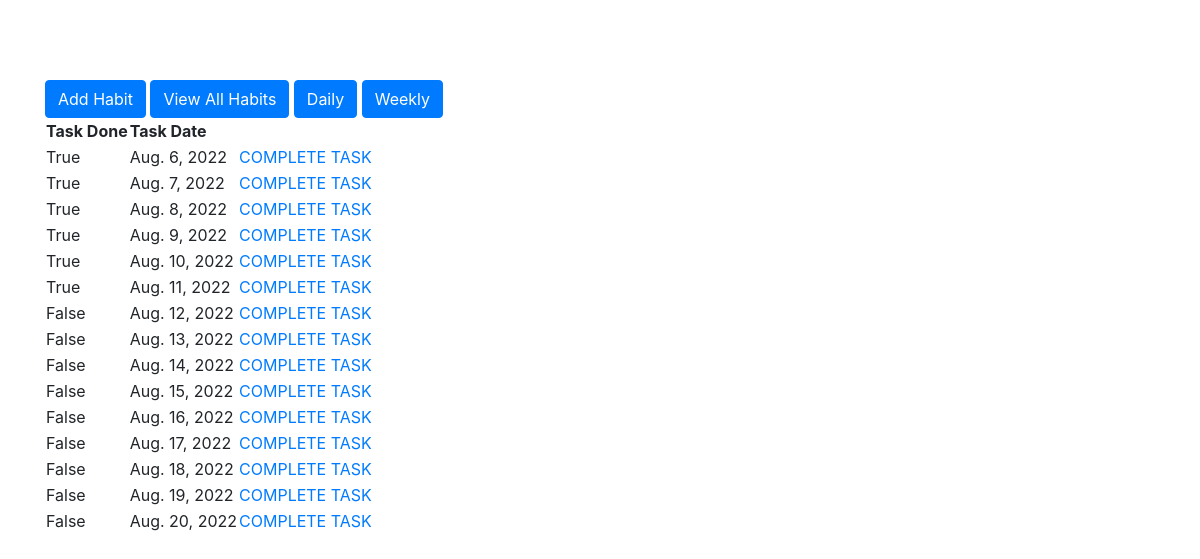
The app's page /tasks/12 with its own data.
### habit_tracker/models.py (models this page shows, shortened)
class TaskModel(models.Model):
    class Meta:
        db_table = "task"
    completed = models.BooleanField(default=False)
    task_date = models.DateField()
    habit_id = models.ForeignKey(HabitModel,on_delete=models.CASCADE)

### habit_tracker/views.py (the view)
# urls.py: path('tasks/<pk>',views.TasksView.as_view(),name='tasks'),
class TasksView(views.View):
    def get(self, request, pk):
        tasks = TaskModel.objects.filter(habit_id=pk)
        return render(request, 'tasks.html', {'tasks': tasks})

### habit_tracker/templates/tasks.html
{% extends 'base.html' %}
{% block content %}
<a href="{% url 'add-habit'  %}"> <button class = "btn btn-primary">Add Habit</button> </a>
<a href="{% url 'habits'  %}"> <button class = "btn btn-primary">View All Habits</button> </a>
<a href="{% url 'daily'  %}"> <button class = "btn btn-primary">Daily</button> </a>
<a href="{% url 'weekly'  %}"> <button class = "btn btn-primary">Weekly</button> </a>
<table>
  <thead>
    <tr>
      <th scope="col">Task Done</th>
      <th scope="col">Task Date</th>
    </tr>
  </thead>
  <tbody>
    {% for task in tasks %}
    <tr>
      <td>{{task.completed}}</td>
      <td>{{task.task_date}}</td>
      <td>
       <a href = "{% url 'update_task' task.id %}"  > COMPLETE TASK </a>
    </td>
    </tr>
    {% endfor %}
  </tbody>
</table>
{% endblock %}

### templates/base.html (shortened to what this page needs)
<!DOCTYPE html>
<html lang="en">
<head>
    <link rel="stylesheet" href="https://cdn.jsdelivr.net/npm/bootstrap@4.1.3/dist/css/bootstrap.min.css">
</head>
<body>
    <div class="container" style="margin-top : 80px;margin-bottom:50px;">
    {% block content %}
    {% endblock %}
    </div>
</body>
</html>

### records on screen
TaskModel: completed "True", task_date "Aug. 6, 2022"
TaskModel: completed "True", task_date "Aug. 7, 2022"
TaskModel: completed "True", task_date "Aug. 8, 2022"
TaskModel: completed "True", task_date "Aug. 9, 2022"
TaskModel: completed "True", task_date "Aug. 10, 2022"
TaskModel: completed "True", task_date "Aug. 11, 2022"
TaskModel: completed "False", task_date "Aug. 12, 2022"
TaskModel: completed "False", task_date "Aug. 13, 2022"
TaskModel: completed "False", task_date "Aug. 14, 2022"
TaskModel: completed "False", task_date "Aug. 15, 2022"
TaskModel: completed "False", task_date "Aug. 16, 2022"
TaskModel: completed "False", task_date "Aug. 17, 2022"
TaskModel: completed "False", task_date "Aug. 18, 2022"
TaskModel: completed "False", task_date "Aug. 19, 2022"
TaskModel: completed "False", task_date "Aug. 20, 2022"
